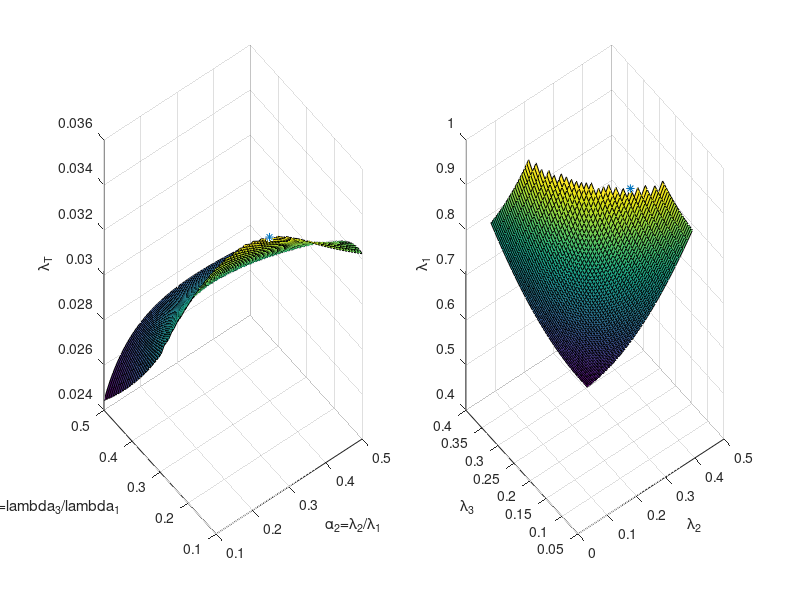

Write MATLAB code to recreate this figure. (Note: this script raises an error after producing the figure.)
function otimiza_3_estagios
% Exemplo 8.6 do livro
% TEWARI, A. Atmospheric and Space Flight Dynamics: 
% Modelling and simulation with MATLAB and Simulink. Boston: Birkhauser, 2007.
% Otimizacao da distribuicao de massa entre os estagios para um foguete de
% dois estagios
clc;close all;clear all;
%% Variaveis globais
global beta sig Dv ve1
%% Entrada de dados, com base no exemplo 8.6
% Impulso de velocidade requerido para orbita baixa
Dv=9.5; % km/s
Dv=Dv*1000; % m/s
% Razoes estruturais - fixas para o projeto
sig=[0.07 0.05 0.05];
% Velocidade de exaustao do primeiro estagio
ve1=200*9.81;   % Propelente solido
% Velocidades de exaustao normalizadas do segundo e terceiro estagios
beta2=1.5; % UDMH/NO4
beta3=1.75;    % querosene/LO2
% Carga util que deve ser coloca em orbita baixa. Soh eh usada ao final do
% processo para determinar o tamanho final do foguete, mas nao impacta na
% distribuicao de massa entre os estagios
mL=5000;    % kg
%% Resolve o problema de otimizacao
% Monta o vetor de velocidades de exaustao normalizadas
beta=[1 beta2 beta3];
% Chama a funcao de otimizacao
[lamT,alf2,alf3,lamb1,lamT_max,alf23_max,lamb1_max]=otimizacao_3_estagios(beta,sig,Dv,ve1);
%% Pos processamento
% Massas iniciais do foguete otimo
m01=mL/lamT_max;
m02=m01*lamb1_max;
m03=m02*lamb1_max*alf23_max(1);
% Mostra os resultados na tela
disp('Maxima razao de carga util:');
disp(lamT_max);
disp('Razoes de carga util normalizadas do segundo e terceiro estagios (alfa2 e alfa3) que maximizam lambdaT:');
disp(alf23_max);
disp('Razoes de carga util do foguete otimo:');
disp([lamb1_max,alf23_max*lamb1_max]);
disp('Massa inicial do foguete antes da queima do primeiro estagio (kg): ');
disp(m01);
disp('Massa total do primeiro estagio (kg): ');
disp(m01-m02);
disp('Massa total do segundo estagio (kg): ');
disp(m02-m03);
disp('Massa total do terceiro estagio (kg): ');
disp(m03-mL);
% Graficos
figure
subplot(121);
plot3(alf23_max(1),alf23_max(2),lamT_max,'*');
hold;
surf(alf2,alf3,lamT);grid;
xlabel('\alpha_2=\lambda_2/\lambda_1');ylabel('\alpha_3=lambda_3/lambda_1');zlabel('\lambda_T');
subplot(122);
plot3(alf23_max(1)*lamb1_max,alf23_max(2)*lamb1_max,lamb1_max,'*');
hold;
surf(alf2.*lamb1,alf3.*lamb1,lamb1);grid;
xlabel('\lambda_2');ylabel('\lambda_3');zlabel('\lambda_1');
%% Verificacao da solucao
% Calculo do impulso total do foguete
alf=[1 alf23_max];
lamb1=lamb1_max;
Dv=-sum(ve1*beta.*log(sig+(1-sig).*lamb1.*alf));
lamT=lamb1^3*prod(alf);
disp('******************************');
disp('Verificacao do Resultado');
disp('******************************');
disp('Impulso total de velocidade do foguete otimo (km/s)');
disp(Dv/1000);
disp('Razao de carga util total do foguete otimo');
disp(lamT);

%% Otimizacao usando a funcao fmincon
% Chute inicial
lam0=[1/3 1/3 1/3];
% Limites inferior e superior das razoes de carga util
lb=[0.01 0.01 0.01];
ub=[0.999 0.999 0.999];
% Chamada da funcao fmincon de acordo com sua sintaxe
% [x,fval]= fmincon(fun,x0,A,b,Aeq,beq,lb,ub,nonlcon,options)
%options = optimset('Display','iter','TolFun',1e-8,'TolX',1e-8);
options = optimset('TolFun',1e-8,'TolX',1e-8);
[lam,lamT]= fmincon(@objNEstagios,lam0,[],[],[],[],lb,ub,@eqFoguete,options);
% Troca o sinal de lamT (foi negativado para maximizar)
lamT=-lamT;
% Mostra os resultados
% Massas iniciais do foguete otimo
m01=mL/lamT;
m02=m01*lam(1);
m03=m02*lam(2);
% Impulso total do foguete
Dv=-sum(ve1*beta.*log(sig+(1-sig).*lam));
disp('**********************************************************');
disp('Resultados determinados com a funcao fmincon');
disp('**********************************************************');
disp('Maxima razao de carga util:');
disp(lamT);
disp('Razoes de carga util normalizadas do segundo e terceiro estagios (alfa2 e alfa3) que maximizam lambdaT:');
disp([lam(2) lam(3)]/lam(1));
disp('Razoes de carga util do foguete otimo:');
disp(lam);
disp('Massa inicial do foguete antes da queima do primeiro estagio (kg): ');
disp(m01);
disp('Massa total do primeiro estagio (kg): ');
disp(m01-m02);
disp('Massa total do segundo estagio (kg): ');
disp(m02-m03);
disp('Massa total do terceiro estagio (kg): ');
disp(m03-mL);
disp('Impulso total de velocidade do foguete otimo (km/s)');
disp(Dv/1000);
end

%%
% Funcao para otimizar o foguete pelo metodo semi-analitico do livro
% BFM - Brute Force Method
function [lamT,alf2,alf3,lamb1,lamT_max,alf23_max,lamb1_max]=otimizacao_3_estagios(beta,sig,Dv,ve1)
%% Passa parametros por variaveis globais para a funcao que 
% resolve a equacao de foguete
global alf BETA SIG DV VE1
BETA=beta;SIG=sig;DV=Dv;VE1=ve1;
%% Definicao do conjunto de busca
% Numero de pontos da discretizacao em cada direcao
N=50;
% Valores maximo e minimo de alfa2 e alfa 3 - os parametros de otimizacao
alfm=0.1;
alfM=0.5;
% Vetores contendo os valores de alfa2 e alfa3 do conjunto de busca
alf2x=linspace(alfm,alfM,N);
alf3x=linspace(alfm,alfM,N);
alf2=zeros(N,N);
alf3=zeros(N,N);
%% Inicializacoes
% Vetor para armazenar os valores calculados da razao de carga util total -
% o parametro otimizado
lamT=zeros(N,N);
% Vetor para armazenar cada valor de razao de carga util do primeiro
% estagio obtido no processo de busca do maximo
lamb1=zeros(N,N);
%% Iteracoes
for i=1:N
    % Monta a matriz alfa_2 de acordo com o esperado pela funcao surf
    alf2(i,:)=alf2x(i);
    for j=1:N
    % Monta a matriz alfa_3 de acordo com o esperado pela funcao surf
    alf3(:,j)=alf3x(j);
    % Monta o vetor alfa - Razoes de carga util normalizadas - passa como
    % variavel global para a funcao que encontra lambda 1 resolvendo a
    % equacao de foguete
    alf=[1 alf2x(i) alf3x(j)];
    % Calcula lambda 1 que satisfaz a equacao de foguete - restricao do
    % metodo de otimizacao
    lamb1(i,j)=fzero(@resolve_lamb1,1);  % Chute inicial 1
    % Calcula a razao de carga util total - parametro otimizado
	lamT(i,j)=lamb1(i,j)^3*alf2x(i)*alf3x(j);
    % Verifica se a solucao eh factivel, guarda soh os valores realistas
    if (imag(lamb1(i,j))~=0)||(lamb1(i,j)>=1)
    	alf2(i,j)=NaN;
        alf3(i,j)=NaN;
        lamT(i,j)=NaN;
        lamb1(i,j)=NaN;
    end
    end
end
% Valor maximo de da razao de carga util total
[lamT_maxi,i_max]=max(lamT); % Valor maximo de cada linha e indices das linhas
[lamT_max,j_max]=max(lamT_maxi); % Valor maximo e sua coluna
i_max=i_max(j_max);   % Linha do valor maximo
% Razoes de carga util normalizadas do segundo e terceiro estagios que maximizam a razao
% de carga util total
alf23_max(1)=alf2x(i_max);
alf23_max(2)=alf3x(j_max);
% Razao de carga util do primeiro estagio associada ao valor maximo
lamb1_max=lamb1(i_max,j_max);
end

%%
% Funcao objetivo para encontrar lambda 1 (razao de carga util do primeiro estagio)
% que satisfaz  a equacao de foguete para valores dados de alfa2 e alfa3 (razoes de
% carga util normalizadas do segundo e terceiro estagios)
function y=resolve_lamb1(lamb1)
%% Passagem de parametros por variaveis globais
global alf BETA SIG DV VE1
beta=BETA;sig=SIG;Dv=DV;ve1=VE1;
%% O objetivo eh satisfazer a equacao de foguete
y=-Dv/ve1-sum(beta.*log(sig+(1-sig)*lamb1.*alf));
end

%% Funcao objetivo da funcao fmincon
function lamT=objNEstagios(lam)
% Entrada
% lam: razoes de carga util dos N estagios do veiculo
% Saida
% lamT: razao de carga util total com o sinal negativo (a funcao fmincon
% faz minimizacao, para maximizar, eh necessario inverter o sinal do indice
% de desempenho
%% A razao de carga util total eh simplesmente o produto das razoes de carga util de cada estagio
lamT=-prod(lam);
end

%% Funcao de restricoes nao lineares
function [c,ceq] = eqFoguete(lam)
% lam: razoes de carga util dos N estagios do veiculo
% Saida
% c: restricoes de desigualdade (nao ha neste problema)
% ceq: restricoes de igualdade. Neste problema, eh a equacao de foguete,
% que precisa ser satisfeita
%% Passagem de parametros por variaveis globais
global beta sig Dv ve1
%% Restricao de desigualdade nao linear: nao ha
c = [];
%% Restricao de igualdade nao linear: a equacao de foguete
ceq = -Dv-sum(ve1*beta.*log(sig+(1-sig).*lam));
end